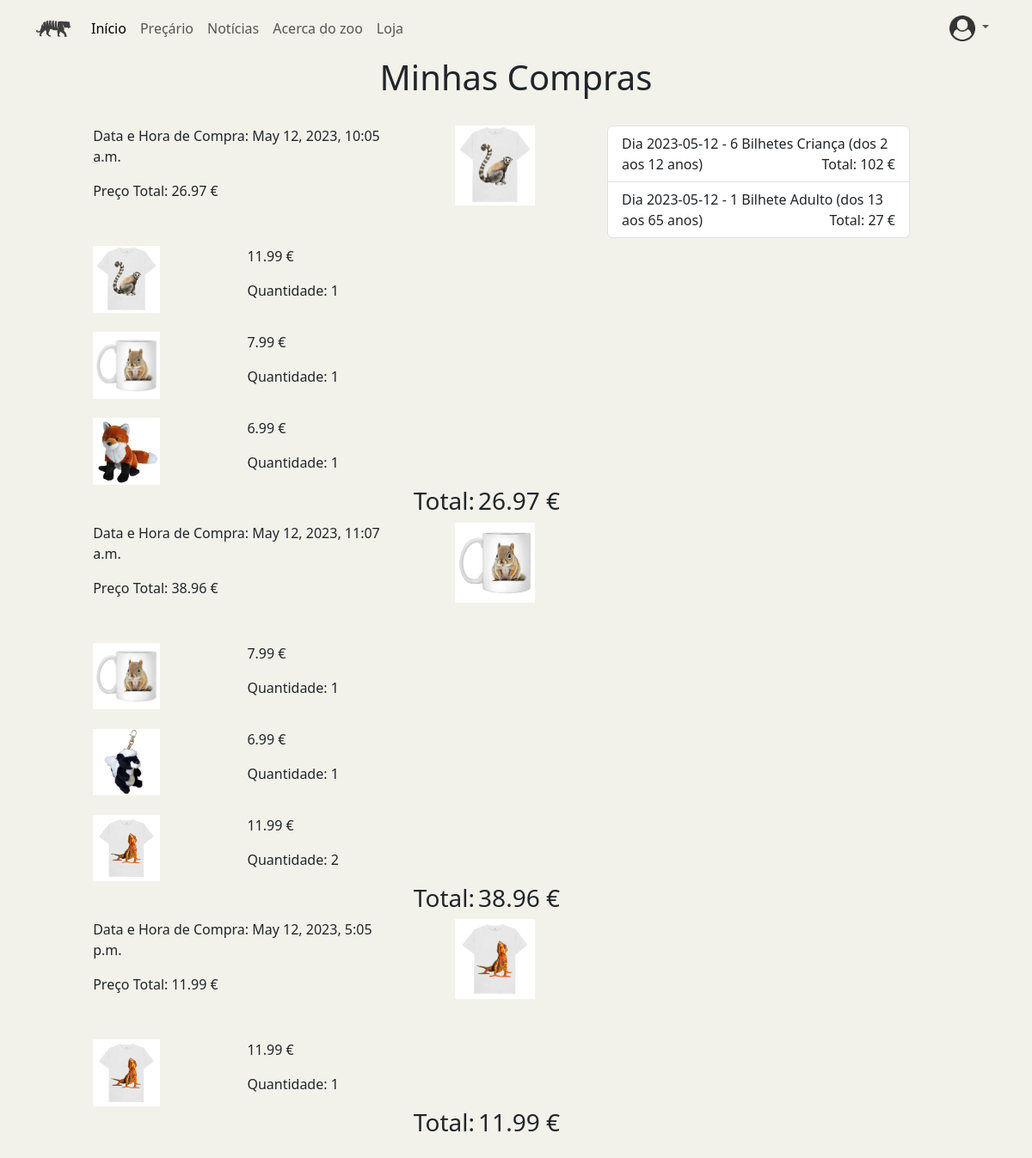
Before: /minhascompras (signed in) with the older database file.
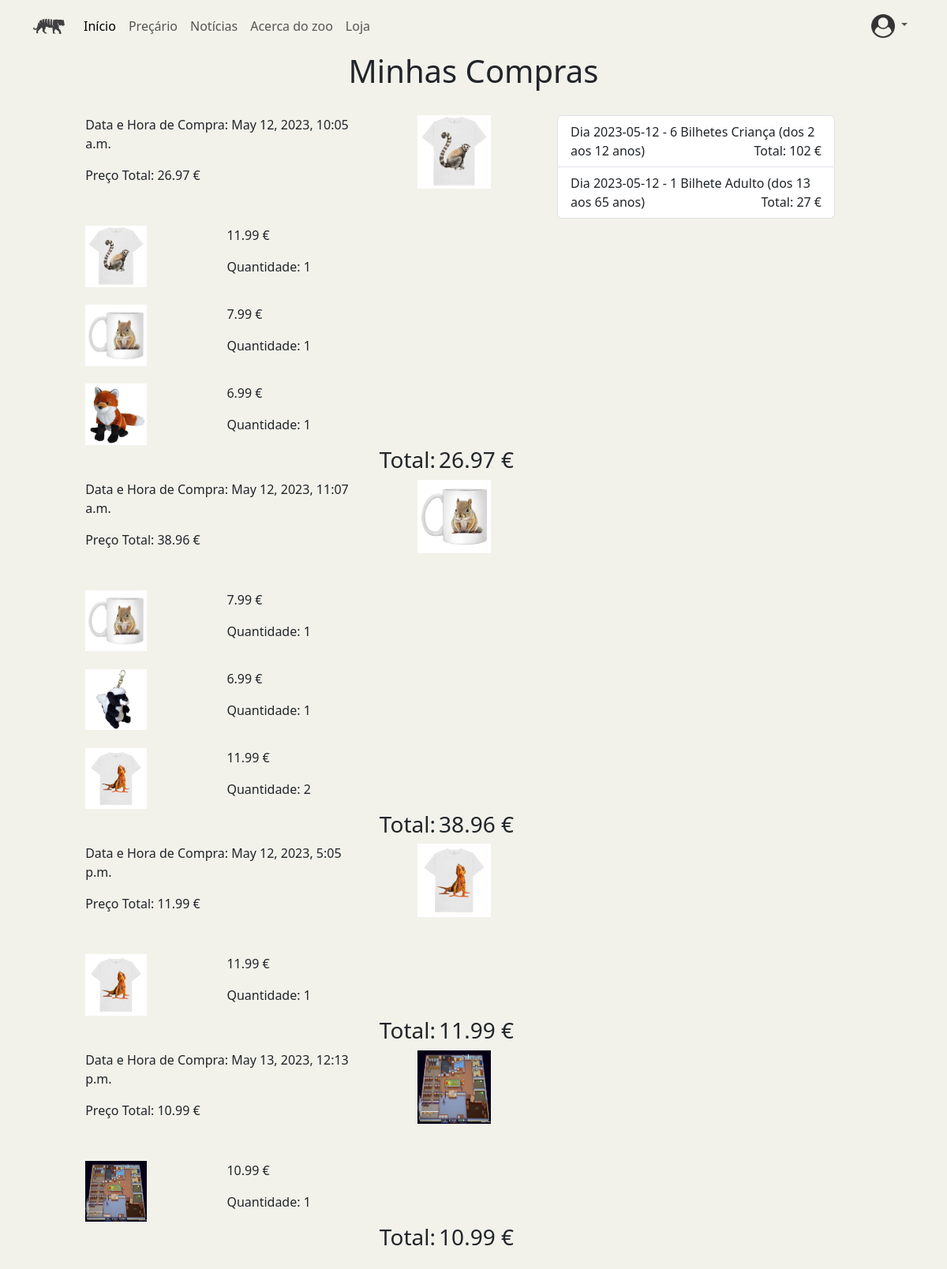
After: the same page with the newer database file.
### ZOO_App/models.py (models this page shows)
class Fatura(models.Model):
    data = models.DateTimeField()
    preco_total = models.FloatField()
    utilizador = models.ForeignKey(Utilizador, on_delete=models.DO_NOTHING)

class FaturaProduto_pk(models.Model):
    class Meta:
        unique_together = (('fatura', 'produto'),)
    fatura = models.ForeignKey(Fatura, on_delete=models.DO_NOTHING)
    produto = models.ForeignKey(Produto, on_delete=models.DO_NOTHING)
    quantidade = models.IntegerField(default=0)

class Produto(models.Model):
    designacao = models.CharField(max_length=50)
    preco = models.FloatField()
    categoria = models.CharField(max_length=50)
    imagem = models.FileField(upload_to="Products", null=True)
    descricao = models.CharField(max_length=100)
    ativo = models.BooleanField(default=True)

class BilheteUtilizador(models.Model):
    bilhete = models.ForeignKey(Bilhete, on_delete=models.DO_NOTHING)
    utilizador = models.ForeignKey(User, on_delete=models.DO_NOTHING)
    data_compra = models.DateTimeField(default=datetime.now)
    quantidade = models.IntegerField()

class Bilhete(models.Model):
    intervalo_idade = models.CharField(max_length=50)
    preco = models.FloatField()

### ZOO_App/views.py (the view)
# urls.py: path('minhascompras',views.render_minhascompras, name='minhascompras'),
def render_minhascompras(request):
    if request.user.is_authenticated:
        list = getProductsInCart(request)
        utilizador = get_object_or_404(Utilizador, user_id=request.user.id)
        faturas = Fatura.objects.filter(utilizador=utilizador)
        bilhetes = BilheteUtilizador.objects.filter(utilizador=request.user.id)
        dict={}
        for item in faturas:
            dict[item]=FaturaProduto_pk.objects.filter(fatura=item)
        return render(request, 'ZOO_App/minhascompras.html', {'all' :list, 'fatura':dict, 'bilhetes':bilhetes})

### ZOO_App/views.py (called while the page is built)
def auxGetProductsInCart(utilizador):
    pcc_pk = ProdutoCarinhoCompras_pk.objects.filter(utilizador=utilizador)
    list=[]
    for item in pcc_pk:
        if item.produto.ativo==False:
            continue
        list.append(item)
    return list

def getProductsInCart(request):
    product_list = Produto.objects.all()
    utilizador = get_object_or_404(Utilizador, user_id=request.user.id)
    list = auxGetProductsInCart(utilizador)
    return list

### ZOO_App/templates/ZOO_App/minhascompras.html (shortened to what this page needs)
{%extends "./index.html"%} {%block titulo%} Product {%endblock%} {% load static%} {%block head%}
<link
  href="https://code.jquery.com/ui/jquery-ui-git.css"
  rel="stylesheet"
  type="text/css"
/>
{%endblock%} {%block conteudo%}
<h1 class="product-title" style="text-align: center">Minhas Compras</h1>
<br />
<div class="row mb-3">
  <div class="col-7">
    <div class="row row-cols-1">
      {% for key, value in fatura.items %}
      <div>
        <div class="row row-principal mb-3">
          <div class="col-md-8">
            <p>Data e Hora de Compra: {{key.data}}</p>
            <p>Preço Total: {{key.preco_total}} €</p>
          </div>
          <div class="col-md-4">
            <img
              src="{{ value.0.produto.imagem.url }}"
              style="width: 60%; float: right; aspect-ratio: 1;"
              alt=""
            />
          </div>
        </div>
      </div>
      <div class="row-secondary">
        {% for item in value %}
        <div class="compras-box row row-secondary-ind">
          <div class="col-md-4">
            <img
              src="{{ item.produto.imagem.url }}"
              alt=""
              style="width: 50%; height: auto; aspect-ratio: 1;"
              class="compras-cart-image"
            />
          </div>
          <div class="col-md-8">
            <p class="product-compras-price">{{item.produto.preco}} €</p>
            <p class="product-compras-quantity">
              Quantidade: {{item.quantidade}}
            </p>
          </div>
        </div>
        {% endfor %}
        <div class="compras-total float-end">
          <h3 class="compras-total-title d-inline-block">Total:</h3>
          <h3 class="compras-total-price d-inline-block">
            {{key.preco_total}} €
          </h3>
        </div>
      </div>
      {%endfor%}
    </div>
  </div>
  <div class="col-4">
    <ul class="list-group" class="list-group" style="display: inline-block;">
    {% for item in bilhetes %}
    <li class="list-group-item" >
    <span style="margin-right: 40px;">Dia {{item.data_compra|date:'Y-m-d'}} - {{item.quantidade}} {%if item.quantidade > 1%} Bilhetes {%else%} Bilhete {%endif%} {{item.bilhete.intervalo_idade}} </span>
    <span style="float: right;">Total: {% widthratio item.quantidade 1 item.bilhete.preco%} €</span>
    </li>
     {% endfor %}
</ul>
  </div>
</div>
{%endblock%}

### ZOO_App/templates/ZOO_App/index.html (shortened to what this page needs)
<!DOCTYPE html>
<html lang="en">
  <head>
    <link
      href="https://cdn.jsdelivr.net/npm/bootstrap@5.3.0-alpha1/dist/css/bootstrap.min.css"
      rel="stylesheet"
    />
    <link
      href="https://unpkg.com/boxicons@2.1.4/css/boxicons.min.css"
      rel="stylesheet"
    />
    {%block head%} {%endblock%}
    {% load static %}
    <link rel="stylesheet" href="{%static 'css/style.css' %}" />
  </head>
  <body>
    <nav class="navbar sticky-top navbar-expand-lg">
      <div class="container">
        <a href="{% url 'ZOO_App:index' %}" class="navbar-brand">
          <img
            src="{% static 'zoo_badge.png' %}"
            alt="zoo_badge"
            width="40px"
            height="40px"
          />
        </a>
        <div class="collapse navbar-collapse" id="navbarContent">
          <ul class="navbar-nav me-auto mb-2 mb-lg-0">
            <li class="nav-item">
              <a
                href="{% url 'ZOO_App:index' %}"
                class="nav-link active"
                aria-current="page"
                >Início</a
              >
            </li>
            <li class="nav-item">
              <a href="{% url 'ZOO_App:precario' %}" class="nav-link"
                >Preçário</a
              >
            </li>
            <li class="nav-item">
              <a href="{% url 'ZOO_App:listagem_noticias' %}" class="nav-link"
                >Notícias</a
              >
            </li>
            <li class="nav-item">
              <a href="{% url 'ZOO_App:about' %}" class="nav-link"
                >Acerca do zoo</a
              >
            </li>
            <li class="nav-item">
              <a href="{% url 'ZOO_App:shop' %}" class="nav-link">Loja</a>
            </li>
          </ul>
          <ul class="nav navbar-nav navbar-right">
            {% if all%}
            <i
              class="bx bx-cart logo nav-link"
              style="font-size: 200%; margin-right: 10px"
              id="cart-icon"
            ></i>
            {% endif %}
            <li class="dropdown">
              <a
                href="#"
                class="nav-link dropdown-toggle"
                role="button"
                data-bs-toggle="dropdown"
                aria-expanded="false"
              >
                <img
                  src="{% static 'bot.png' %}"
                  alt="person_circle"
                  width="30px"
                  height="30px"
                />
              </a>
            </li>
          </ul>
        </div>
      </div>
    </nav>
    {% block conteudo %}{% endblock %}
  </body>
</html>

### ZOO_App/templates/ZOO_App/index.html (style rules this page uses)
a { text-decoration: none; }
body { padding: 0px; margin: 0px; width: 100%; background-color: rgb(242, 242, 235); }

### ZOO_App/templates/ZOO_App/minhascompras.html (style rules this page uses)
.row { margin-right: 3%; margin-left: 3%; }
.row-secondary-ind { margin-top: 20px; }

Changed rows visible on the page:
added Fatura: data "May 13, 2023, 12:13 p.m.", preco_total "10.99", imagem (picture)
added FaturaProduto_pk: produto.imagem (picture), produto.preco "10.99", quantidade "1", shown under "May 13, 2023, 12:13 p.m."
